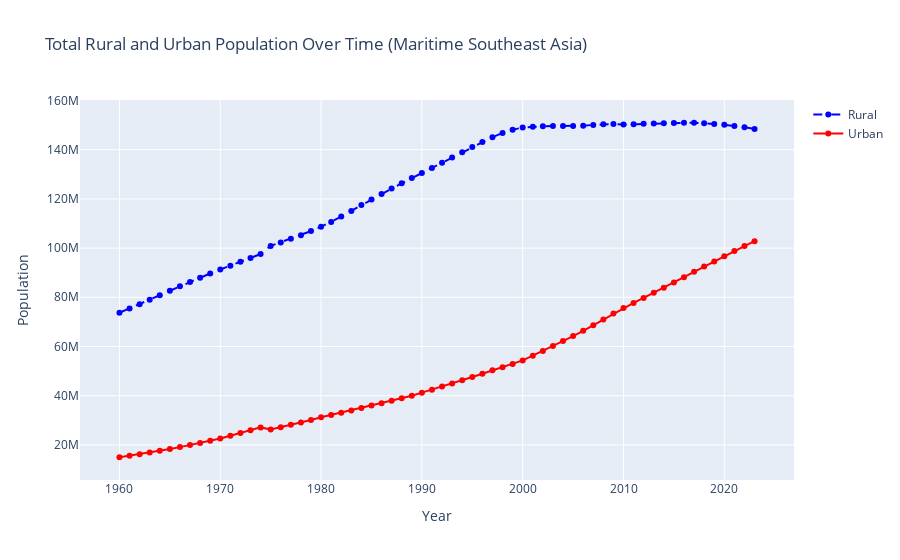

The notebook cell this image was saved under:
### Code cell
# Produce total rural versus urban populations over time for region as a whole
import plotly.graph_objects as go

def overlay_rural_urban_region(df):
    """
    Function to overlay total rural and urban populations for the region (Maritime Southeast Asia) as a whole.

    Parameters:
    - df (pd.DataFrame): The DataFrame containing the population data for the region.

    Returns:
    - A Plotly figure with the overlayed total rural and urban population data for the region.
    """
    # Aggregate total rural and urban populations across all countries
    rural = df['Total Rural'].sum(axis=1)
    urban = df['Total Urban'].sum(axis=1)
    
    # Create a figure
    fig = go.Figure()
    
    # Add the rural population plot
    fig.add_trace(go.Scatter(x=rural.index, y=rural, mode='lines+markers', name='Rural', line=dict(dash='dash', color='blue')))
    
    # Add the urban population plot
    fig.add_trace(go.Scatter(x=urban.index, y=urban, mode='lines+markers', name='Urban', line=dict(dash='solid', color='red')))
    
    # Add title and labels
    fig.update_layout(title="Total Rural and Urban Population Over Time (Maritime Southeast Asia)",
                      xaxis_title="Year",
                      yaxis_title="Population")
    
    # Show the plot
    fig.show()

# Call the function to overlay total rural and urban populations for the region
overlay_rural_urban_region(SEA_pop)
